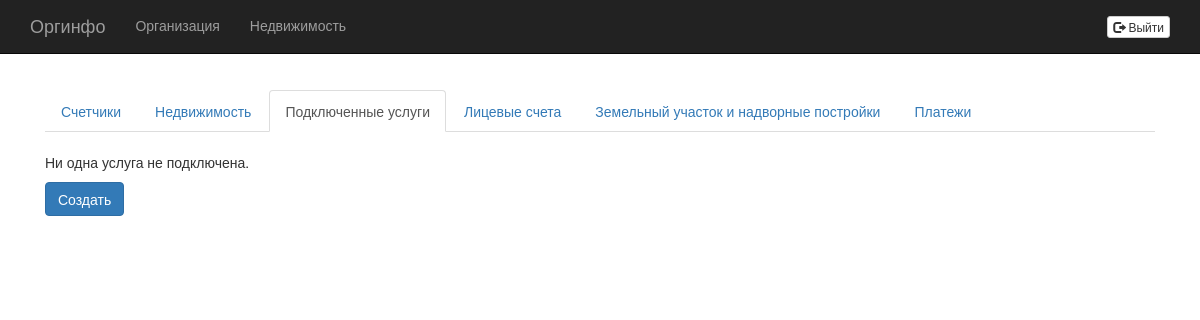
Before: /real_estates/3/service_usages/ with the older database file.
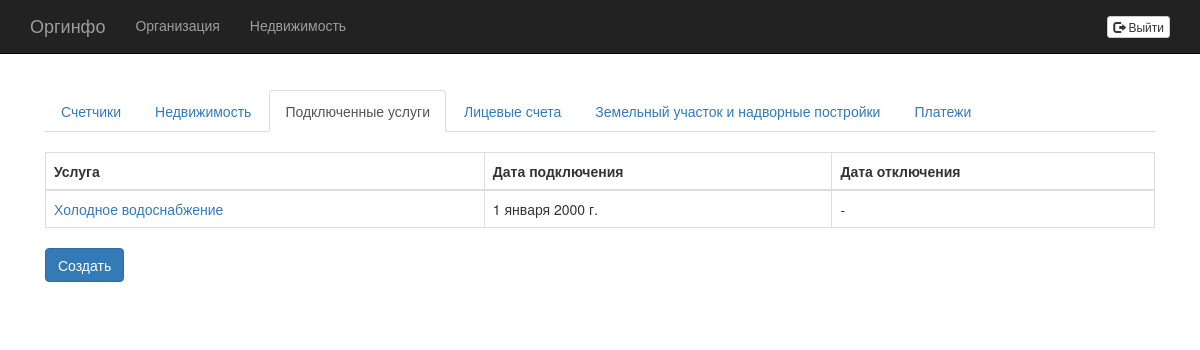
After: the same page with the newer database file.
### accounting/models.py (models this page shows, shortened)
class ServiceClient(models.Model):
    COLD_WATER_SERVICE = 'COLD_WATER_SERVICE'
    HOT_WATER_SERVICE = 'HOT_WATER_SERVICE'
    HEATING_SERVICE = 'HEATING_SERVICE'
    SERVICE_NAMES = (
        (COLD_WATER_SERVICE, 'Холодное водоснабжение'),
        (HOT_WATER_SERVICE, 'Горячее водоснабжение'),
        (HEATING_SERVICE, 'Отопление'),
    )
    real_estate = models.ForeignKey(RealEstate)
    service_name = models.CharField(max_length=100, choices=SERVICE_NAMES, default=COLD_WATER_SERVICE)
    start = models.DateField()
    end = models.DateField(blank=True, null=True)

### accounting/views.py (the view)
# urls.py: url(r'^real_estates/(?P<real_estate_id>\d+)/service_usages/$', views.ServiceUsages.as_view(), name='service_usages'),
class ServiceUsages(ListView):
    model = ServiceClient
    template_name = 'accounting/service_usages.html'
    context_object_name = 'services'
    def get_queryset(self):
        return ServiceClient.objects.filter(real_estate=self.kwargs['real_estate_id']);
    def get_context_data(self, **kwargs):
        context = super(ServiceUsages, self).get_context_data(**kwargs)
        context['real_estate_id'] = self.kwargs['real_estate_id']
        return context

### accounting/templates/accounting/service_usages.html
{% extends "accounting/real-estate-menu-item.html" %}
{% block real_estate_tab_content %}
{% if services %}
    <table class="table table-bordered">
        <thead>
            <tr>
                <th>Услуга</th>
                <th>Дата подключения</th>
                <th>Дата отключения</th>
            </tr>
        </thead>
        <tbody>
        {% for service in services %}
            <tr>
                <td><a href="{% url "accounting:service_usage" real_estate_id service.id %}">{{ service.get_service_name_display }}</a></td>
                <td>{{ service.start }}</td>
                <td>{{ service.end|default:"-" }}</td>
            </tr>
        {% endfor %}
        </tbody>
    </table>
{% else %}
    <p>Ни одна услуга не подключена.</p>
{% endif %}
<a class="btn btn-primary btn-default" role="button" href="{% url "accounting:create_service_usage" real_estate_id %}">Создать</a>
{% endblock %}

Changed rows visible on the page:
added ServiceClient: service_name "Холодное водоснабжение", start "1 января 2000 г.", end "-"
Other visible differences:
text no longer shown: "Ни одна услуга не подключена."
text now shown: "Услуга Дата подключения Дата отключения"
